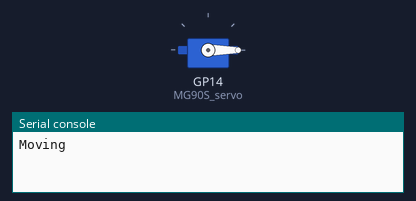
This program was run on a simulated Raspberry Pi Pico running MicroPython. On the bench: servo, the last lines printed to the serial console. Servo angles are drawn from the pulse width (0.5 ms = 0°, 2.5 ms = 180°). At 6.0 s the program stops and its outputs stay as they are.

Above: at 0.1 s.
At 2.1 s:
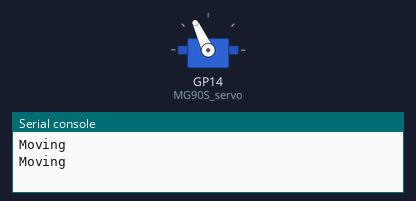
At 4.1 s:
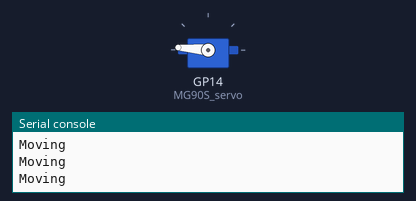
Timing chart, 0 to 5.6 s (numbered marks = the images above):
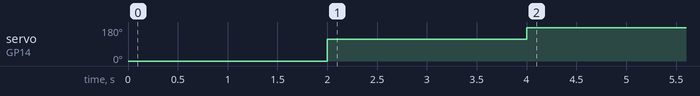

Measured:
- by itself, servo on GP14 (MG90S_servo): 0° → 115° at 2.0 s, → 175° 2.0 s later

The program:

ServoTest.py
```python
'''
PICO / Micropython demo program to find / move 180 degree rotation of small RC Servo
 MG90S Servo Specs
 Rotational range 180 degrees
 Signal Frequeny for PWM is 50 hz (20 msecs)
 Duty cycle range for full Rotation range 1~2 msec
 duty_16() takes values of 0 to 65535 for duty cycle of 0 to 100
 0 = 0% = 0 msec        65535 = 100% = 20 msec


 Estimated Min, Mid, Max duty cycles for 0, 90, 180 degrees
 Min 1000
 Mid 4750  = (Min + ((Max - Min) / 2)
 Max 8500
'''

from machine import Pin, PWM
import utime


MG90S_servo = PWM(Pin(14))
MG90S_power = Pin(15, Pin.OUT)
MG90S_power.value(1)

MG90S_servo.freq(50)


Ang_000 = 1500
Ang_180 = 8000
Angle = 120

Move_to = int(Ang_000 + ((Ang_180 - Ang_000)/(180/Angle)))

print("Moving")
MG90S_servo.duty_u16(Ang_000)
utime.sleep(2)
print("Moving")
MG90S_servo.duty_u16(Move_to)
utime.sleep(2)
print("Moving")
MG90S_servo.duty_u16(Ang_180)
utime.sleep(2)

print("Turning off")
MG90S_power.value(0)
```
